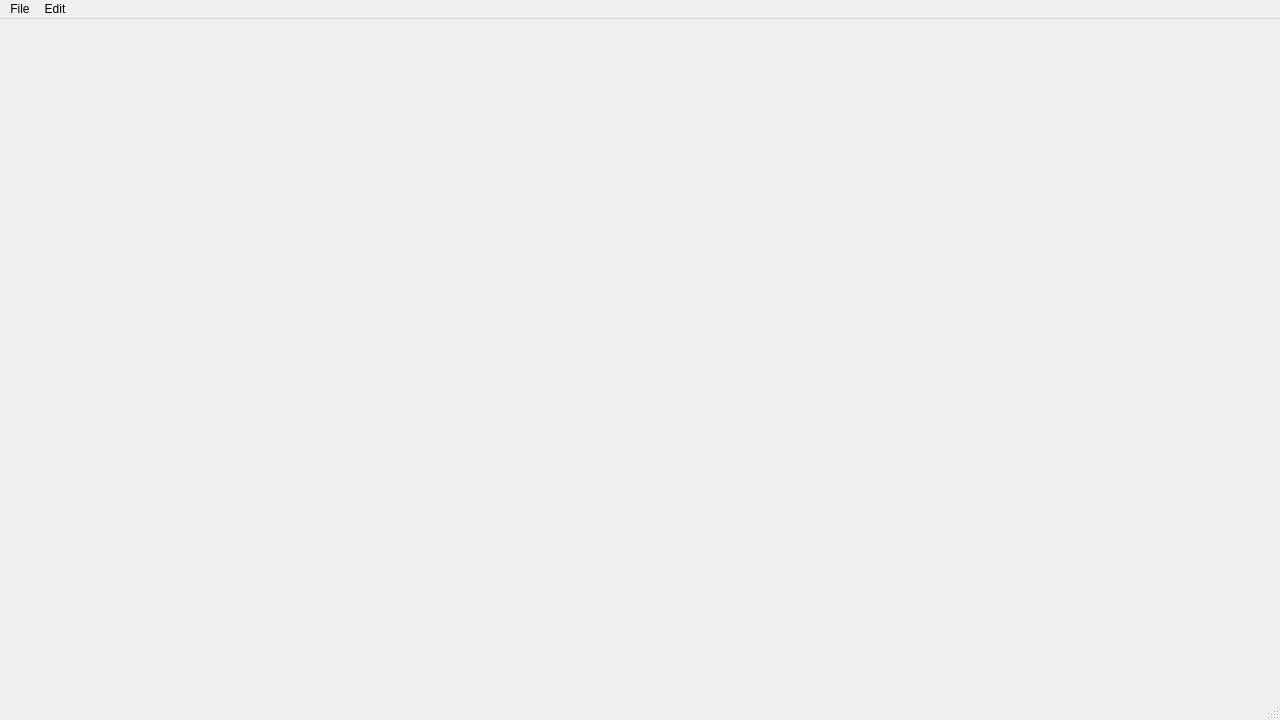
<?xml version="1.0" encoding="UTF-8"?>
<ui version="4.0">
 <class>TableWindow</class>
 <widget class="QMainWindow" name="TableWindow">
  <property name="geometry">
   <rect>
    <x>0</x>
    <y>0</y>
    <width>1280</width>
    <height>720</height>
   </rect>
  </property>
  <property name="windowTitle">
   <string>Ted: Songs</string>
  </property>
  <widget class="QWidget" name="centralwidget"/>
  <widget class="QMenuBar" name="menubar">
   <property name="geometry">
    <rect>
     <x>0</x>
     <y>0</y>
     <width>1280</width>
     <height>30</height>
    </rect>
   </property>
   <widget class="QMenu" name="menuFile">
    <property name="title">
     <string>File</string>
    </property>
    <addaction name="action_new"/>
    <addaction name="action_open"/>
    <addaction name="action_open_from_cb"/>
    <addaction name="separator"/>
    <addaction name="action_save_all"/>
   </widget>
   <widget class="QMenu" name="menuEdit">
    <property name="title">
     <string>Edit</string>
    </property>
    <addaction name="action_autofill_ta"/>
   </widget>
   <addaction name="menuFile"/>
   <addaction name="menuEdit"/>
  </widget>
  <widget class="QStatusBar" name="statusbar"/>
  <action name="action_new">
   <property name="text">
    <string>New Album</string>
   </property>
   <property name="shortcut">
    <string>Ctrl+N</string>
   </property>
  </action>
  <action name="actionHi">
   <property name="text">
    <string>Hi</string>
   </property>
  </action>
  <action name="action_save_all">
   <property name="text">
    <string>Save All</string>
   </property>
   <property name="shortcut">
    <string>Ctrl+Shift+S</string>
   </property>
  </action>
  <action name="action_autofill_ta">
   <property name="text">
    <string>Autofill Title and Artist Based on File Names</string>
   </property>
  </action>
  <action name="action_open">
   <property name="text">
    <string>Open</string>
   </property>
   <property name="shortcut">
    <string>Ctrl+O</string>
   </property>
  </action>
  <action name="action_open_from_cb">
   <property name="text">
    <string>Open Paths From Clipboard</string>
   </property>
   <property name="shortcut">
    <string>Ctrl+Shift+O</string>
   </property>
  </action>
 </widget>
 <resources/>
 <connections/>
</ui>
